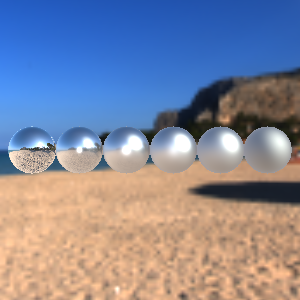

The Python source for this figure:
#!/usr/bin/env python
# Demonstrate vtkSkybox with HDR environment texture and PBR spheres.

import os

import vtkmodules.vtkInteractionStyle  # noqa: F401
import vtkmodules.vtkRenderingFreeType  # noqa: F401
import vtkmodules.vtkRenderingOpenGL2  # noqa: F401

from vtkmodules.vtkFiltersSources import vtkSphereSource
from vtkmodules.vtkIOImage import vtkHDRReader
from vtkmodules.vtkRenderingCore import (
    vtkActor,
    vtkPolyDataMapper,
    vtkRenderWindow,
    vtkRenderWindowInteractor,
    vtkRenderer,
    vtkSkybox,
    vtkTexture,
)
from vtkmodules.vtkRenderingOpenGL2 import vtkOpenGLSkybox

data_dir = os.environ.get("VPE_DATA_DIR", os.path.dirname(os.path.abspath(__file__)))

# Skybox with HDR texture.
skybox = vtkOpenGLSkybox()

hdr_reader = vtkHDRReader()
hdr_reader.SetFileName(os.path.join(data_dir, "spiaggia_di_mondello_1k.hdr"))

texture = vtkTexture()
texture.SetColorModeToDirectScalars()
texture.MipmapOn()
texture.InterpolateOn()
texture.SetInputConnection(hdr_reader.GetOutputPort())

skybox.SetFloorRight(0.0, 0.0, 1.0)
skybox.SetProjection(vtkSkybox.Sphere)
skybox.SetTexture(texture)

# PBR spheres with varying roughness.
sphere = vtkSphereSource()
sphere.SetThetaResolution(75)
sphere.SetPhiResolution(75)

sphere_mapper = vtkPolyDataMapper()
sphere_mapper.SetInputConnection(sphere.GetOutputPort())

sphere_actor_0 = vtkActor()
sphere_actor_0.SetPosition(0, 0.0, 0.0)
sphere_actor_0.SetMapper(sphere_mapper)
sphere_actor_0.GetProperty().SetInterpolationToPBR()
sphere_actor_0.GetProperty().SetMetallic(1.0)
sphere_actor_0.GetProperty().SetRoughness(0.0)

sphere_actor_1 = vtkActor()
sphere_actor_1.SetPosition(1, 0.0, 0.0)
sphere_actor_1.SetMapper(sphere_mapper)
sphere_actor_1.GetProperty().SetInterpolationToPBR()
sphere_actor_1.GetProperty().SetMetallic(1.0)
sphere_actor_1.GetProperty().SetRoughness(0.2)

sphere_actor_2 = vtkActor()
sphere_actor_2.SetPosition(2, 0.0, 0.0)
sphere_actor_2.SetMapper(sphere_mapper)
sphere_actor_2.GetProperty().SetInterpolationToPBR()
sphere_actor_2.GetProperty().SetMetallic(1.0)
sphere_actor_2.GetProperty().SetRoughness(0.4)

sphere_actor_3 = vtkActor()
sphere_actor_3.SetPosition(3, 0.0, 0.0)
sphere_actor_3.SetMapper(sphere_mapper)
sphere_actor_3.GetProperty().SetInterpolationToPBR()
sphere_actor_3.GetProperty().SetMetallic(1.0)
sphere_actor_3.GetProperty().SetRoughness(0.6)

sphere_actor_4 = vtkActor()
sphere_actor_4.SetPosition(4, 0.0, 0.0)
sphere_actor_4.SetMapper(sphere_mapper)
sphere_actor_4.GetProperty().SetInterpolationToPBR()
sphere_actor_4.GetProperty().SetMetallic(1.0)
sphere_actor_4.GetProperty().SetRoughness(0.8)

sphere_actor_5 = vtkActor()
sphere_actor_5.SetPosition(5, 0.0, 0.0)
sphere_actor_5.SetMapper(sphere_mapper)
sphere_actor_5.GetProperty().SetInterpolationToPBR()
sphere_actor_5.GetProperty().SetMetallic(1.0)
sphere_actor_5.GetProperty().SetRoughness(1.0)

# Renderer
renderer = vtkRenderer()
renderer.UseImageBasedLightingOn()
renderer.SetEnvironmentTexture(texture)
renderer.AddActor(skybox)
renderer.AddActor(sphere_actor_0)
renderer.AddActor(sphere_actor_1)
renderer.AddActor(sphere_actor_2)
renderer.AddActor(sphere_actor_3)
renderer.AddActor(sphere_actor_4)
renderer.AddActor(sphere_actor_5)

render_window = vtkRenderWindow()
render_window.AddRenderer(renderer)
render_window.SetWindowName("skybox")
render_window.SetMultiSamples(0)

interactor = vtkRenderWindowInteractor()
interactor.SetRenderWindow(render_window)

# Scene
renderer.ResetCamera()

interactor.Initialize()
interactor.Start()
